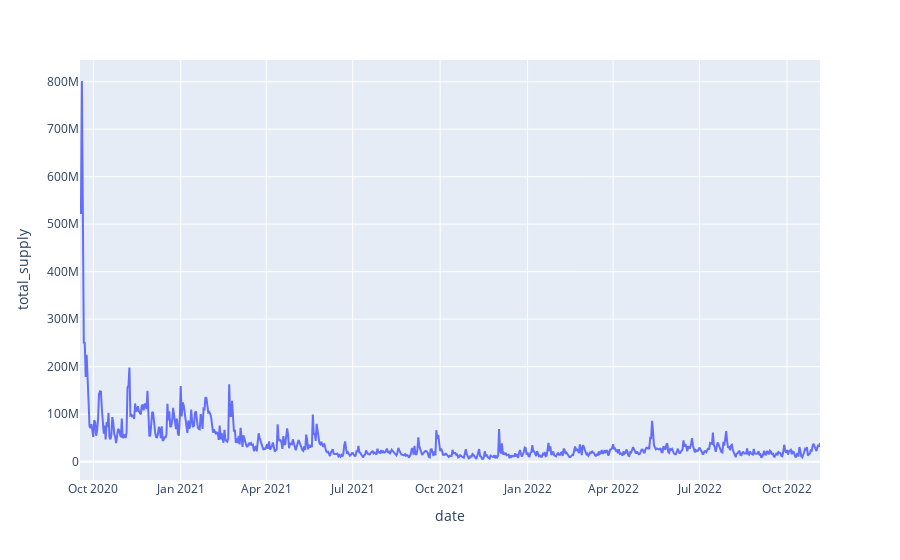

The code cell stored with this chart in its notebook:
### Code cell
px.line(uni_total_supply, x='date', y='total_supply')

### Figure 1 — Plotly figure (JSON) as saved in the notebook; plotly's stock layout.template omitted (floating-point values rounded to 4 significant figures; data arrays with more than 128 entries replaced by an {"elided": "..."} marker saying what was removed)
{"data": [{"hovertemplate": "date=%{x}<br>total_supply=%{y}<extra></extra>", "legendgroup": "", "line": {"color": "#636efa", "dash": "solid"}, "marker": {"symbol": "circle"}, "mode": "lines", "name": "", "orientation": "v", "showlegend": false, "type": "scatter", "x": {"elided": "780 str values"}, "xaxis": "x", "y": {"elided": "780 float values"}, "yaxis": "y"}], "layout": {"legend": {"tracegroupgap": 0}, "margin": {"t": 60}, "xaxis": {"anchor": "y", "domain": [0, 1], "title": {"text": "date"}}, "yaxis": {"anchor": "x", "domain": [0, 1], "title": {"text": "total_supply"}}}}
